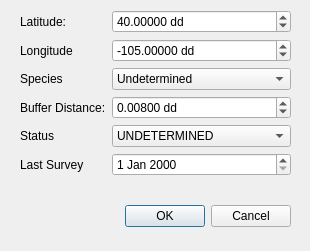
<?xml version="1.0" encoding="UTF-8"?>
<ui version="4.0">
 <class>NewRaptorDialogBase</class>
 <widget class="QDialog" name="NewRaptorDialogBase">
  <property name="geometry">
   <rect>
    <x>0</x>
    <y>0</y>
    <width>310</width>
    <height>251</height>
   </rect>
  </property>
  <property name="windowTitle">
   <string>Add New Raptor</string>
  </property>
  <widget class="QDialogButtonBox" name="button_box">
   <property name="geometry">
    <rect>
     <x>30</x>
     <y>200</y>
     <width>261</width>
     <height>32</height>
    </rect>
   </property>
   <property name="orientation">
    <enum>Qt::Horizontal</enum>
   </property>
   <property name="standardButtons">
    <set>QDialogButtonBox::Cancel|QDialogButtonBox::Ok</set>
   </property>
  </widget>
  <widget class="QWidget" name="formLayoutWidget">
   <property name="geometry">
    <rect>
     <x>20</x>
     <y>10</y>
     <width>271</width>
     <height>181</height>
    </rect>
   </property>
   <layout class="QFormLayout" name="lytForm">
    <item row="0" column="0">
     <widget class="QLabel" name="latitudeLabel">
      <property name="text">
       <string>Latitude:</string>
      </property>
     </widget>
    </item>
    <item row="0" column="1">
     <widget class="QDoubleSpinBox" name="spbLatitude">
      <property name="suffix">
       <string> dd</string>
      </property>
      <property name="decimals">
       <number>5</number>
      </property>
      <property name="minimum">
       <double>-90.000000000000000</double>
      </property>
      <property name="maximum">
       <double>90.000000000000000</double>
      </property>
      <property name="singleStep">
       <double>0.001000000000000</double>
      </property>
      <property name="value">
       <double>40.000000000000000</double>
      </property>
     </widget>
    </item>
    <item row="1" column="0">
     <widget class="QLabel" name="longitudeLabel">
      <property name="text">
       <string>Longitude</string>
      </property>
     </widget>
    </item>
    <item row="1" column="1">
     <widget class="QDoubleSpinBox" name="spbLongitude">
      <property name="suffix">
       <string> dd</string>
      </property>
      <property name="decimals">
       <number>5</number>
      </property>
      <property name="minimum">
       <double>-180.000000000000000</double>
      </property>
      <property name="maximum">
       <double>180.000000000000000</double>
      </property>
      <property name="singleStep">
       <double>0.001000000000000</double>
      </property>
      <property name="value">
       <double>-105.000000000000000</double>
      </property>
     </widget>
    </item>
    <item row="2" column="0">
     <widget class="QLabel" name="speciesLabel">
      <property name="text">
       <string>Species</string>
      </property>
     </widget>
    </item>
    <item row="2" column="1">
     <widget class="QComboBox" name="cmbSpecies">
      <item>
       <property name="text">
        <string>Undetermined</string>
       </property>
      </item>
      <item>
       <property name="text">
        <string>Red-tail Hawk</string>
       </property>
      </item>
      <item>
       <property name="text">
        <string>Swainsons Hawk</string>
       </property>
      </item>
      <item>
       <property name="text">
        <string>Northern Harrier</string>
       </property>
      </item>
     </widget>
    </item>
    <item row="3" column="0">
     <widget class="QLabel" name="bufferDistanceLabel">
      <property name="text">
       <string>Buffer Distance:</string>
      </property>
     </widget>
    </item>
    <item row="3" column="1">
     <widget class="QDoubleSpinBox" name="spbBuffer">
      <property name="suffix">
       <string> dd</string>
      </property>
      <property name="decimals">
       <number>5</number>
      </property>
      <property name="maximum">
       <double>0.100000000000000</double>
      </property>
      <property name="singleStep">
       <double>0.001000000000000</double>
      </property>
      <property name="value">
       <double>0.008000000000000</double>
      </property>
     </widget>
    </item>
    <item row="4" column="0">
     <widget class="QLabel" name="statusLabel">
      <property name="text">
       <string>Status</string>
      </property>
     </widget>
    </item>
    <item row="4" column="1">
     <widget class="QComboBox" name="cmbStatus">
      <item>
       <property name="text">
        <string>UNDETERMINED</string>
       </property>
      </item>
      <item>
       <property name="text">
        <string>ACTIVE NEST</string>
       </property>
      </item>
      <item>
       <property name="text">
        <string>INACTIVE NEST</string>
       </property>
      </item>
      <item>
       <property name="text">
        <string>FLEDGED NEST</string>
       </property>
      </item>
     </widget>
    </item>
    <item row="5" column="0">
     <widget class="QLabel" name="lastSurveyLabel">
      <property name="text">
       <string>Last Survey</string>
      </property>
     </widget>
    </item>
    <item row="5" column="1">
     <widget class="QDateEdit" name="dteLast"/>
    </item>
   </layout>
  </widget>
 </widget>
 <resources/>
 <connections>
  <connection>
   <sender>button_box</sender>
   <signal>accepted()</signal>
   <receiver>NewRaptorDialogBase</receiver>
   <slot>accept()</slot>
   <hints>
    <hint type="sourcelabel">
     <x>20</x>
     <y>20</y>
    </hint>
    <hint type="destinationlabel">
     <x>20</x>
     <y>20</y>
    </hint>
   </hints>
  </connection>
  <connection>
   <sender>button_box</sender>
   <signal>rejected()</signal>
   <receiver>NewRaptorDialogBase</receiver>
   <slot>reject()</slot>
   <hints>
    <hint type="sourcelabel">
     <x>20</x>
     <y>20</y>
    </hint>
    <hint type="destinationlabel">
     <x>20</x>
     <y>20</y>
    </hint>
   </hints>
  </connection>
 </connections>
</ui>
